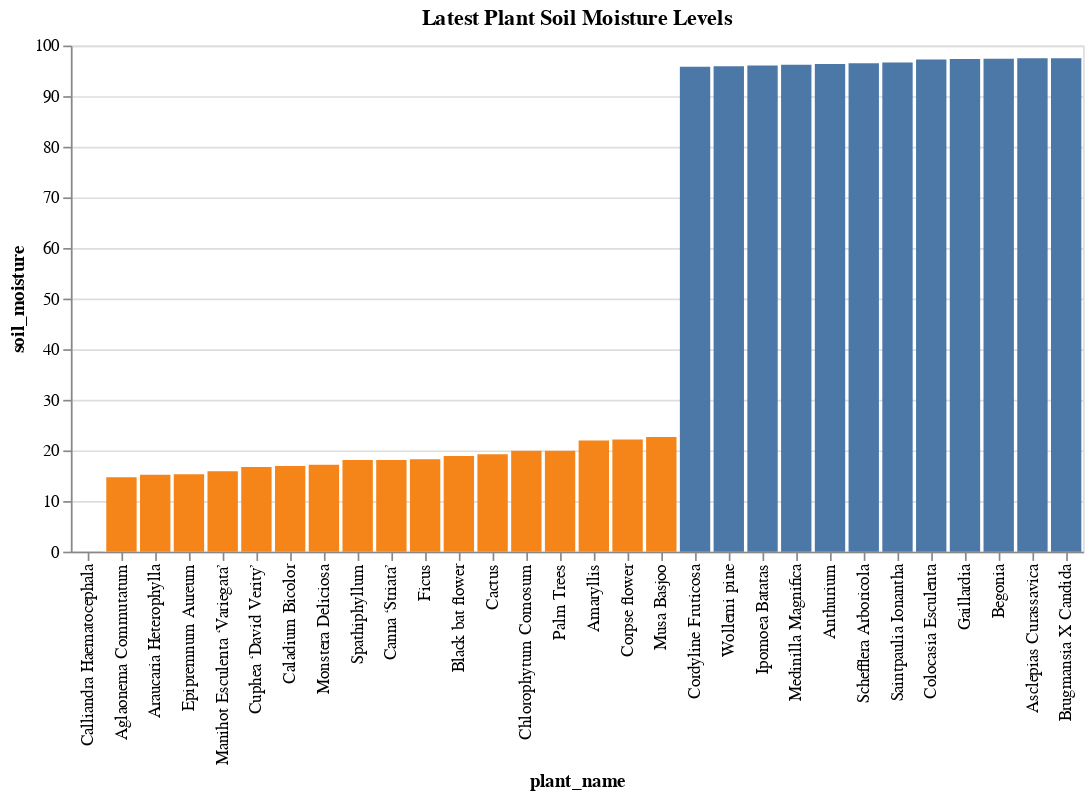

Notebook code for this chart:
### Code cell
latest_soil_recordings["low_moisture"] = latest_soil_recordings["soil_moisture"] <= 30

alt.Chart(latest_soil_recordings.head(30), title="Latest Plant Soil Moisture Levels").mark_bar().encode(
    x=alt.X("plant_name").sort('y'),
    y="soil_moisture",
    color=alt.Color("low_moisture", legend=None)
)

### Figure 1 — Vega specification as saved in the notebook (floating-point values rounded to 4 significant figures)
{"$schema": "https://vega.github.io/schema/vega/v5.json", "data": [{"name": "source_0"}, {"name": "data_0", "values": [{"low_moisture": true, "plant_name": "Calliandra Haematocephala", "soil_moisture_end": 0.05, "soil_moisture_start": 0.0}, {"low_moisture": true, "plant_name": "Aglaonema Commutatum", "soil_moisture_end": 14.7, "soil_moisture_start": 0.0}, {"low_moisture": true, "plant_name": "Araucaria Heterophylla", "soil_moisture_end": 15.21, "soil_moisture_start": 0.0}, {"low_moisture": true, "plant_name": "Epipremnum Aureum", "soil_moisture_end": 15.31, "soil_moisture_start": 0.0}, {"low_moisture": true, "plant_name": "Manihot Esculenta ‘Variegata’", "soil_moisture_end": 15.87, "soil_moisture_start": 0.0}, {"low_moisture": true, "plant_name": "Cuphea ‘David Verity’", "soil_moisture_end": 16.75, "soil_moisture_start": 0.0}, {"low_moisture": true, "plant_name": "Caladium Bicolor", "soil_moisture_end": 16.93, "soil_moisture_start": 0.0}, {"low_moisture": true, "plant_name": "Monstera Deliciosa", "soil_moisture_end": 17.19, "soil_moisture_start": 0.0}, {"low_moisture": true, "plant_name": "Spathiphyllum", "soil_moisture_end": 18.09, "soil_moisture_start": 0.0}, {"low_moisture": true, "plant_name": "Canna ‘Striata’", "soil_moisture_end": 18.13, "soil_moisture_start": 0.0}, {"low_moisture": true, "plant_name": "Ficus", "soil_moisture_end": 18.27, "soil_moisture_start": 0.0}, {"low_moisture": true, "plant_name": "Black bat flower", "soil_moisture_end": 18.92, "soil_moisture_start": 0.0}, {"low_moisture": true, "plant_name": "Cactus", "soil_moisture_end": 19.24, "soil_moisture_start": 0.0}, {"low_moisture": true, "plant_name": "Chlorophytum Comosum", "soil_moisture_end": 19.92, "soil_moisture_start": 0.0}, {"low_moisture": true, "plant_name": "Palm Trees", "soil_moisture_end": 19.96, "soil_moisture_start": 0.0}, {"low_moisture": true, "plant_name": "Amaryllis", "soil_moisture_end": 21.97, "soil_moisture_start": 0.0}, {"low_moisture": true, "plant_name": "Corpse flower", "soil_moisture_end": 22.14, "soil_moisture_start": 0.0}, {"low_moisture": true, "plant_name": "Musa Basjoo", "soil_moisture_end": 22.66, "soil_moisture_start": 0.0}, {"low_moisture": false, "plant_name": "Cordyline Fruticosa", "soil_moisture_end": 95.83, "soil_moisture_start": 0.0}, {"low_moisture": false, "plant_name": "Wollemi pine", "soil_moisture_end": 95.91, "soil_moisture_start": 0.0}, {"low_moisture": false, "plant_name": "Ipomoea Batatas", "soil_moisture_end": 96.05, "soil_moisture_start": 0.0}, {"low_moisture": false, "plant_name": "Medinilla Magnifica", "soil_moisture_end": 96.23, "soil_moisture_start": 0.0}, {"low_moisture": false, "plant_name": "Anthurium", "soil_moisture_end": 96.34, "soil_moisture_start": 0.0}, {"low_moisture": false, "plant_name": "Schefflera Arboricola", "soil_moisture_end": 96.5, "soil_moisture_start": 0.0}, {"low_moisture": false, "plant_name": "Saintpaulia Ionantha", "soil_moisture_end": 96.65, "soil_moisture_start": 0.0}, {"low_moisture": false, "plant_name": "Colocasia Esculenta", "soil_moisture_end": 97.26, "soil_moisture_start": 0.0}, {"low_moisture": false, "plant_name": "Gaillardia", "soil_moisture_end": 97.32, "soil_moisture_start": 0.0}, {"low_moisture": false, "plant_name": "Begonia", "soil_moisture_end": 97.38, "soil_moisture_start": 0.0}, {"low_moisture": false, "plant_name": "Asclepias Curassavica", "soil_moisture_end": 97.48, "soil_moisture_start": 0.0}, {"low_moisture": false, "plant_name": "Brugmansia X Candida", "soil_moisture_end": 97.51, "soil_moisture_start": 0.0}]}, {"name": "source_0_x_domain_plant_name", "values": [{"plant_name": "Calliandra Haematocephala", "sort_field": 0.05}, {"plant_name": "Aglaonema Commutatum", "sort_field": 14.7}, {"plant_name": "Araucaria Heterophylla", "sort_field": 15.21}, {"plant_name": "Epipremnum Aureum", "sort_field": 15.31}, {"plant_name": "Manihot Esculenta ‘Variegata’", "sort_field": 15.87}, {"plant_name": "Cuphea ‘David Verity’", "sort_field": 16.75}, {"plant_name": "Caladium Bicolor", "sort_field": 16.93}, {"plant_name": "Monstera Deliciosa", "sort_field": 17.19}, {"plant_name": "Spathiphyllum", "sort_field": 18.09}, {"plant_name": "Canna ‘Striata’", "sort_field": 18.13}, {"plant_name": "Ficus", "sort_field": 18.27}, {"plant_name": "Black bat flower", "sort_field": 18.92}, {"plant_name": "Cactus", "sort_field": 19.24}, {"plant_name": "Chlorophytum Comosum", "sort_field": 19.92}, {"plant_name": "Palm Trees", "sort_field": 19.96}, {"plant_name": "Amaryllis", "sort_field": 21.97}, {"plant_name": "Corpse flower", "sort_field": 22.14}, {"plant_name": "Musa Basjoo", "sort_field": 22.66}, {"plant_name": "Cordyline Fruticosa", "sort_field": 95.83}, {"plant_name": "Wollemi pine", "sort_field": 95.91}, {"plant_name": "Ipomoea Batatas", "sort_field": 96.05}, {"plant_name": "Medinilla Magnifica", "sort_field": 96.23}, {"plant_name": "Anthurium", "sort_field": 96.34}, {"plant_name": "Schefflera Arboricola", "sort_field": 96.5}, {"plant_name": "Saintpaulia Ionantha", "sort_field": 96.65}, {"plant_name": "Colocasia Esculenta", "sort_field": 97.26}, {"plant_name": "Gaillardia", "sort_field": 97.32}, {"plant_name": "Begonia", "sort_field": 97.38}, {"plant_name": "Asclepias Curassavica", "sort_field": 97.48}, {"plant_name": "Brugmansia X Candida", "sort_field": 97.51}]}, {"name": "data_0_color_domain_low_moisture", "values": [{"low_moisture": true}, {"low_moisture": false}]}], "signals": [{"name": "x_step", "value": 20}, {"name": "width", "update": "bandspace(domain('x').length, 0.1, 0.05) * x_step"}], "marks": [{"type": "rect", "name": "marks", "from": {"data": "data_0"}, "encode": {"update": {"y": {"field": "soil_moisture_end", "scale": "y"}, "width": {"signal": "max(0.25, bandwidth('x'))"}, "y2": {"field": "soil_moisture_start", "scale": "y"}, "fill": {"field": "low_moisture", "scale": "color"}, "x": {"field": "plant_name", "scale": "x"}}}, "style": ["bar"]}], "scales": [{"name": "x", "type": "band", "domain": {"data": "source_0_x_domain_plant_name", "field": "plant_name", "sort": {"op": "max", "field": "sort_field"}}, "range": {"step": {"signal": "x_step"}}, "paddingOuter": 0.05, "paddingInner": 0.1}, {"name": "y", "type": "linear", "domain": {"data": "data_0", "fields": ["soil_moisture_start", "soil_moisture_end"]}, "range": [{"signal": "height"}, 0], "zero": true, "nice": true}, {"name": "color", "type": "ordinal", "domain": {"data": "data_0_color_domain_low_moisture", "field": "low_moisture", "sort": true}, "range": "category"}], "axes": [{"scale": "y", "orient": "left", "tickCount": {"signal": "ceil(height/40)"}, "maxExtent": 0, "gridScale": "x", "grid": true, "domain": false, "labels": false, "minExtent": 0, "ticks": false, "zindex": 0, "aria": false}, {"scale": "x", "orient": "bottom", "labelAlign": "right", "title": "plant_name", "grid": false, "labelAngle": 270, "labelBaseline": "middle", "zindex": 0}, {"scale": "y", "grid": false, "orient": "left", "title": "soil_moisture", "labelOverlap": true, "tickCount": {"signal": "ceil(height/40)"}, "zindex": 0}], "title": {"text": "Latest Plant Soil Moisture Levels", "frame": "group"}, "style": "cell", "padding": 5, "background": "white", "height": 300}
